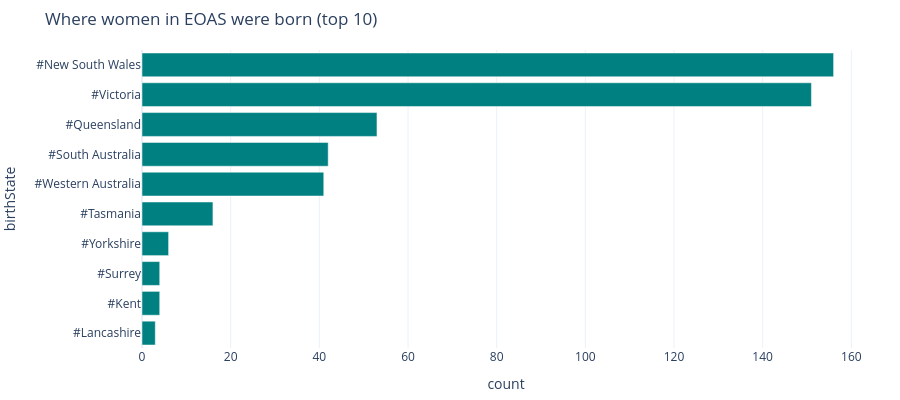

Source (notebook cell):
### Code cell
states = pd.DataFrame(fem.entity_counts("birthState")[:10]).sort_values("count")

fig = px.bar(
    states, x="count", y="birthState", orientation="h",
    title="Where women in EOAS were born (top 10)",
)
fig.update_traces(marker_color="#008080")
fig.update_layout(template="plotly_white", height=400, margin=dict(l=10, r=30, t=50, b=10))
fig.show()

### Figure 1 — Plotly figure (JSON) as saved in the notebook; plotly's stock layout.template omitted (floating-point values rounded to 4 significant figures)
{"data": [{"hovertemplate": "count=%{x}<br>birthState=%{y}<extra></extra>", "legendgroup": "", "marker": {"color": "#008080", "pattern": {"shape": ""}}, "name": "", "orientation": "h", "showlegend": false, "textposition": "auto", "type": "bar", "x": [3, 4, 4, 6, 16, 41, 42, 53, 151, 156], "xaxis": "x", "y": ["#Lancashire", "#Kent", "#Surrey", "#Yorkshire", "#Tasmania", "#Western Australia", "#South Australia", "#Queensland", "#Victoria", "#New South Wales"], "yaxis": "y"}], "layout": {"barmode": "relative", "height": 400, "legend": {"tracegroupgap": 0}, "margin": {"b": 10, "l": 10, "r": 30, "t": 50}, "title": {"text": "Where women in EOAS were born (top 10)"}, "xaxis": {"anchor": "y", "domain": [0, 1], "title": {"text": "count"}}, "yaxis": {"anchor": "x", "domain": [0, 1], "title": {"text": "birthState"}}}}
